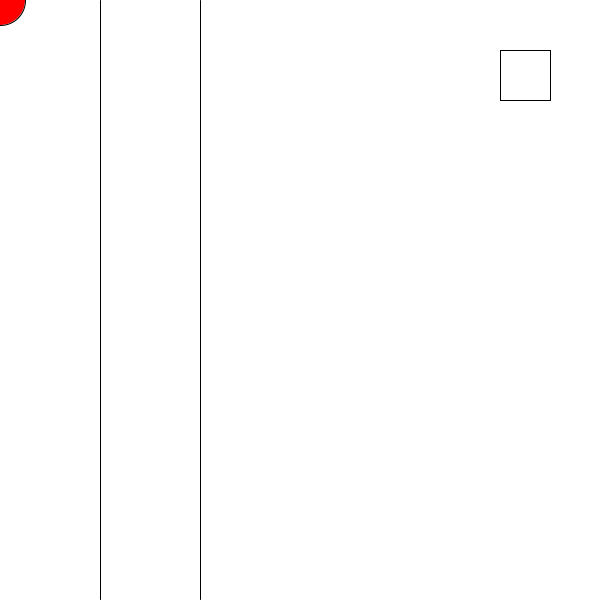
Frame 1 (no input)
Frame 60 (the mouse pressed at the canvas centre just before this capture): identical to frame 1, image omitted
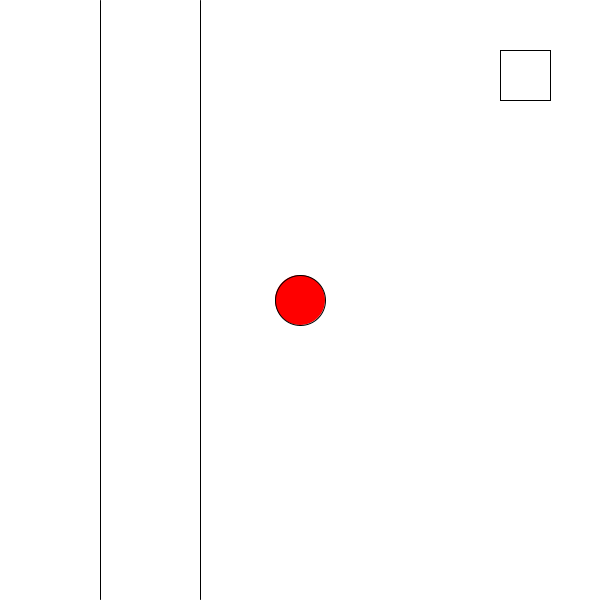
Frame 120 (the mouse held since frame 60 and released just before this capture)

The Processing sketch that drew these frames (run headless with seeded random() and noise(); from frame 60 on, the mouse is pressed at the canvas centre):

// Processing sketch: processing_150168
// ── processing_150168.pde

void setup(){
    size(600,600);
}
void draw(){
    background(255);
    fill(255,0,0);
    line(100,0,100,height-1);
    line(200,0,200,height-1);
    ellipse(mouseX,mouseY,50,50);
    noFill();
    rect(500,50,50,50);
    
}
